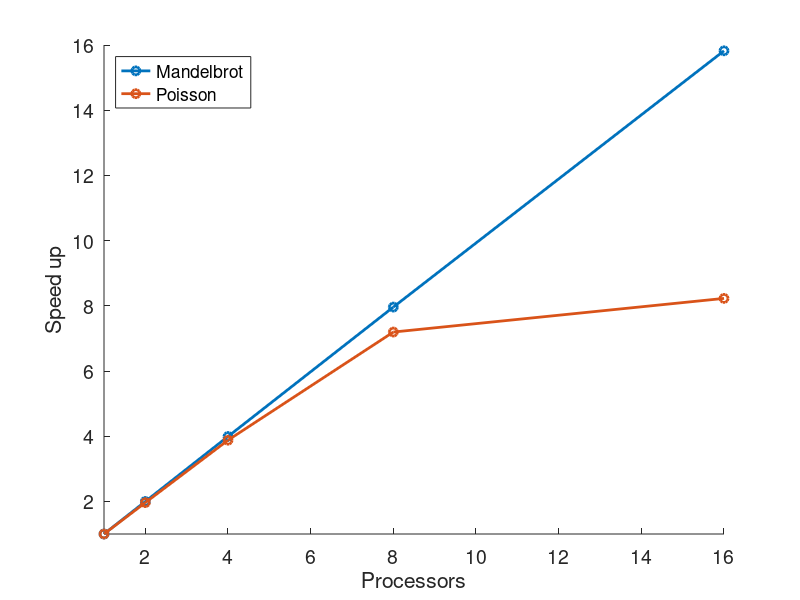

Write the MATLAB code that produced this figure. (Note: this script raises an error after producing the figure.)
clear; close all;
mandel = load('mandelbrot.txt');
poisson = load('3_omp-jacobi/4th_with_collapse/3.4.txt');

N = 4096;
poisson = poisson(poisson(:,2)==N,:);

mandelS = ones(length(mandel),1);
poissonS = mandelS;

for i=2:length(mandel)
    mandelS(i) = mandel(1,2)/mandel(i,2);
    poissonS(i) = poisson(1,4)/poisson(i,4);
end


figure
hold on
plot(mandel(:,1),mandelS,'-o','LineWidth',2)
plot(poisson(:,1),poissonS,'-o','LineWidth',2)

legend('Mandelbrot','Poisson','Location','northwest');

xlabel('Processors')
ylabel('Speed up')
set(gca,'fontsize',14);
set(gcf, 'Color', 'w');
axis([1 16 1 16])
export_fig 'mandelbrotComp.png'
